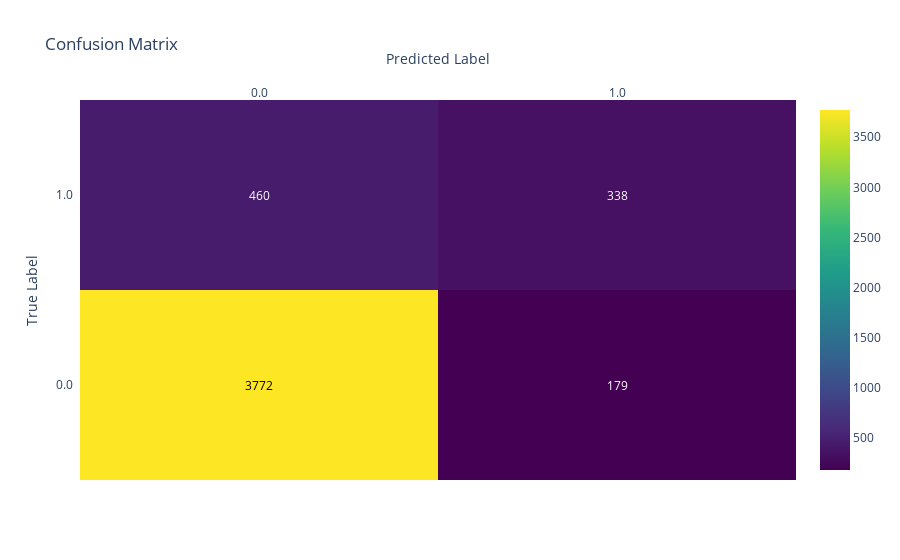

Notebook code cell kept with this figure:
### Code cell
from sklearn.metrics import confusion_matrix
import plotly.figure_factory as ff

# Assuming y_pred_test is obtained from model.predict(X_test_scaled)
cm = confusion_matrix(data_orig_sex_test.labels, y_pred_test)

# Plotting using Plotly's Figure Factory
fig = ff.create_annotated_heatmap(z=cm, x=[str(x) for x in model.classes_], y=[str(x) for x in model.classes_],
                                  colorscale='Viridis', showscale=True)
fig.update_layout(title='Confusion Matrix', xaxis_title='Predicted Label', yaxis_title='True Label')
fig.show()

### Figure 1 — Plotly figure (JSON) as saved in the notebook; plotly's stock layout.template omitted (floating-point values rounded to 4 significant figures)
{"data": [{"colorscale": [[0, "#440154"], [0.1111, "#482878"], [0.2222, "#3e4989"], [0.3333, "#31688e"], [0.4444, "#26828e"], [0.5556, "#1f9e89"], [0.6667, "#35b779"], [0.7778, "#6ece58"], [0.8889, "#b5de2b"], [1, "#fde725"]], "reversescale": false, "showscale": true, "type": "heatmap", "x": ["0.0", "1.0"], "y": ["0.0", "1.0"], "z": [[3772, 179], [460, 338]]}], "layout": {"annotations": [{"font": {"color": "#000000"}, "showarrow": false, "text": "3772", "x": "0.0", "xref": "x", "y": "0.0", "yref": "y"}, {"font": {"color": "#FFFFFF"}, "showarrow": false, "text": "179", "x": "1.0", "xref": "x", "y": "0.0", "yref": "y"}, {"font": {"color": "#FFFFFF"}, "showarrow": false, "text": "460", "x": "0.0", "xref": "x", "y": "1.0", "yref": "y"}, {"font": {"color": "#FFFFFF"}, "showarrow": false, "text": "338", "x": "1.0", "xref": "x", "y": "1.0", "yref": "y"}], "title": {"text": "Confusion Matrix"}, "xaxis": {"dtick": 1, "gridcolor": "rgb(0, 0, 0)", "side": "top", "ticks": "", "title": {"text": "Predicted Label"}}, "yaxis": {"dtick": 1, "ticks": "", "ticksuffix": "  ", "title": {"text": "True Label"}}}}
